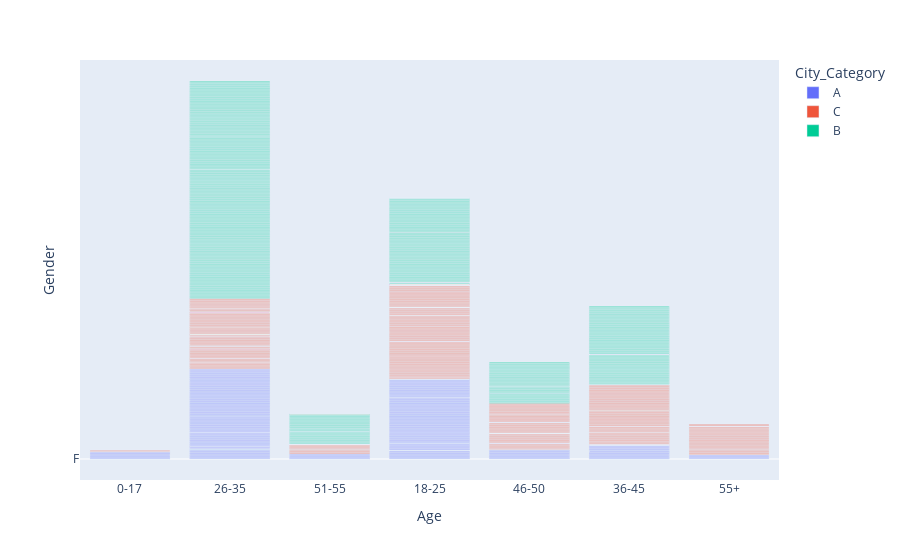

The cell this chart's notebook holds for it:
### Code cell
px.bar(data_frame=df,x='Age',y='Gender',color='City_Category')

### Figure 1 — Plotly figure (JSON) as saved in the notebook; plotly's stock layout.template omitted (floating-point values rounded to 4 significant figures; data arrays with more than 128 entries replaced by an {"elided": "..."} marker saying what was removed)
{"data": [{"alignmentgroup": "True", "hovertemplate": "City_Category=A<br>Age=%{x}<br>Gender=%{y}<extra></extra>", "legendgroup": "A", "marker": {"color": "#636efa", "pattern": {"shape": ""}}, "name": "A", "offsetgroup": "A", "orientation": "v", "showlegend": true, "textposition": "auto", "type": "bar", "x": {"elided": "439 str values"}, "xaxis": "x", "y": {"elided": "439 str values"}, "yaxis": "y"}, {"alignmentgroup": "True", "hovertemplate": "City_Category=C<br>Age=%{x}<br>Gender=%{y}<extra></extra>", "legendgroup": "C", "marker": {"color": "#EF553B", "pattern": {"shape": ""}}, "name": "C", "offsetgroup": "C", "orientation": "v", "showlegend": true, "textposition": "auto", "type": "bar", "x": {"elided": "690 str values"}, "xaxis": "x", "y": {"elided": "690 str values"}, "yaxis": "y"}, {"alignmentgroup": "True", "hovertemplate": "City_Category=B<br>Age=%{x}<br>Gender=%{y}<extra></extra>", "legendgroup": "B", "marker": {"color": "#00cc96", "pattern": {"shape": ""}}, "name": "B", "offsetgroup": "B", "orientation": "v", "showlegend": true, "textposition": "auto", "type": "bar", "x": {"elided": "871 str values"}, "xaxis": "x", "y": {"elided": "871 str values"}, "yaxis": "y"}], "layout": {"barmode": "relative", "legend": {"title": {"text": "City_Category"}, "tracegroupgap": 0}, "margin": {"t": 60}, "xaxis": {"anchor": "y", "domain": [0, 1], "title": {"text": "Age"}}, "yaxis": {"anchor": "x", "domain": [0, 1], "title": {"text": "Gender"}}}}
